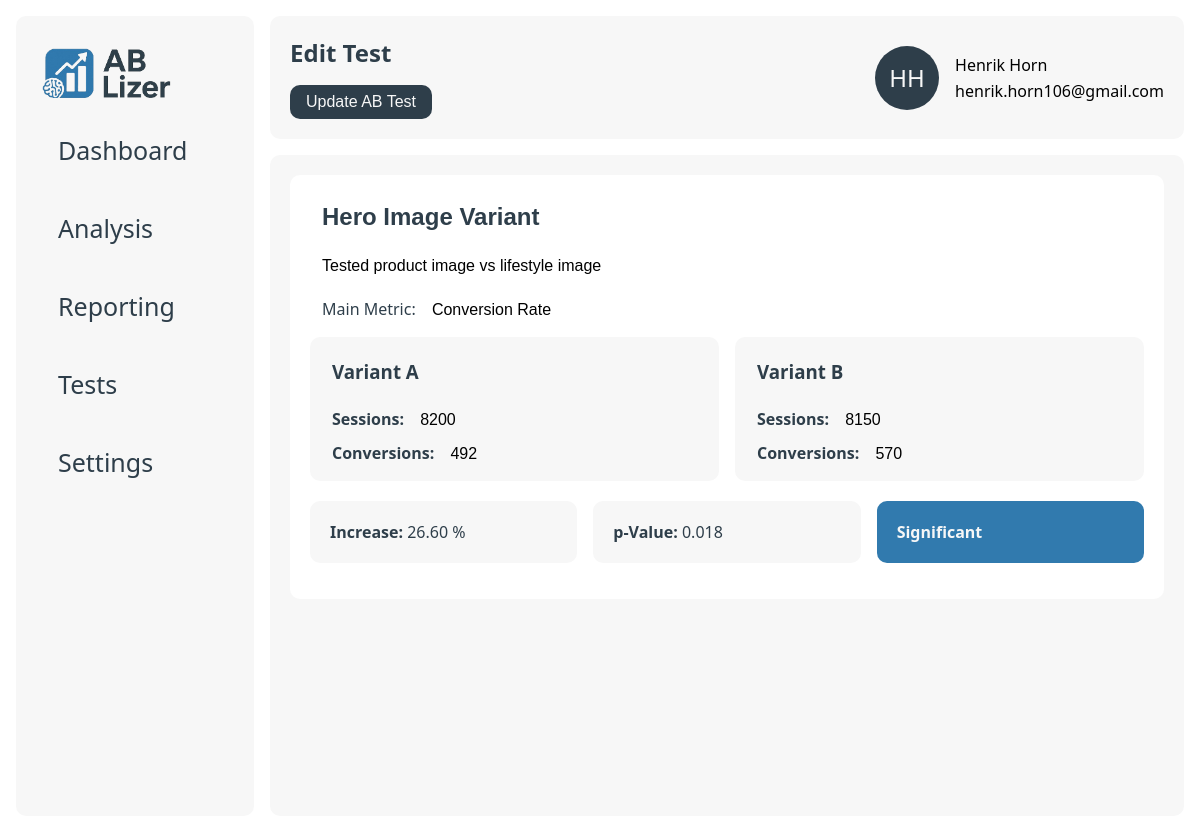
Before: /detailed/1/2 with the older database file.
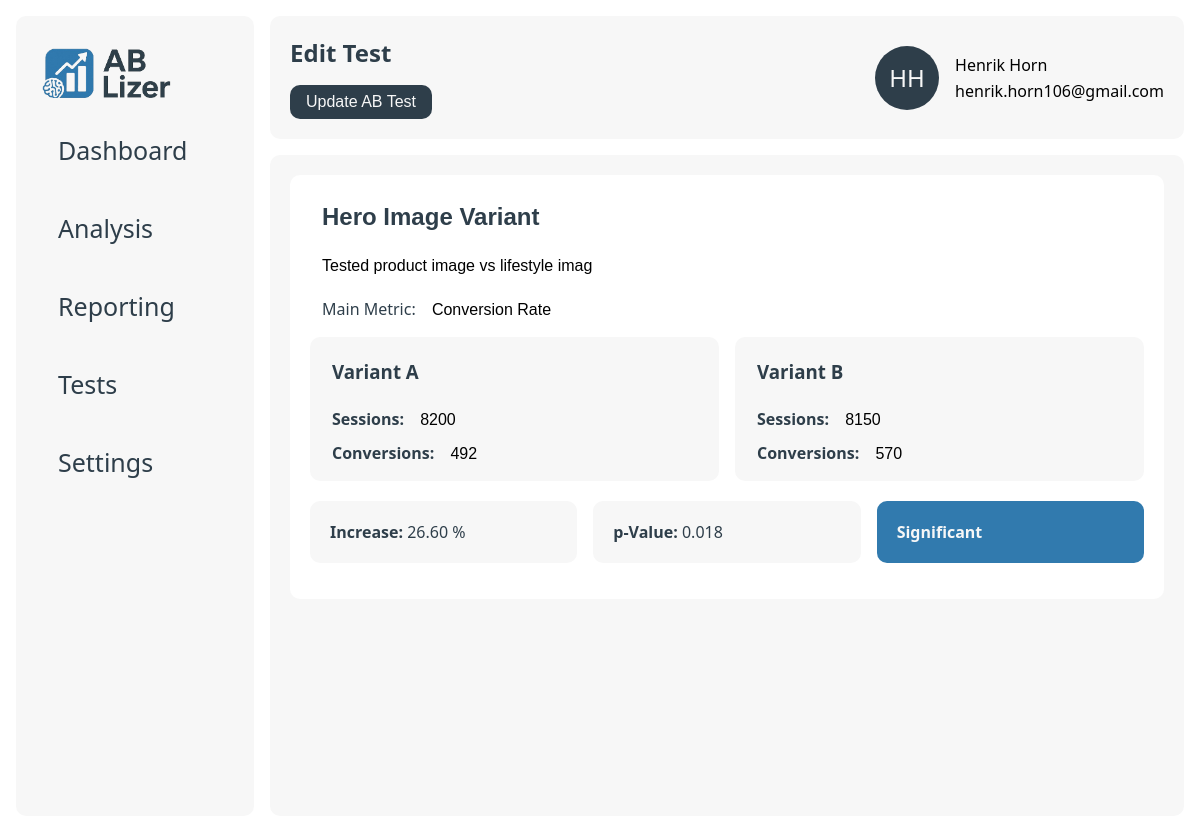
After: the same page with the newer database file.
### data/models.py (models this page shows)
class users(db.Model):
    __tablename__ = 'users'
    id = db.Column(db.Integer, primary_key=True)
    company_id = db.Column(db.Integer, db.ForeignKey('companies.id'), nullable=False)
    name = db.Column(db.String(255), nullable=False)
    email = db.Column(db.String(255), nullable=False)

class ab_tests(db.Model):
    __tablename__ = 'ab_tests'
    id = db.Column(db.Integer, primary_key=True)
    company_id = db.Column(db.Integer, db.ForeignKey('companies.id'), nullable=False)
    name = db.Column(db.String(255), nullable=False)
    description = db.Column(db.Text, nullable=False)
    metric = db.Column(db.String(255), nullable=False)
    created_at = db.Column(db.DateTime, nullable=False)
    __repr__ = lambda self: f'<Ab_Test {self.id}>'
    __str__ = lambda self: f'{self.id}'

class variants(db.Model):
    __tablename__ = 'variants'
    id = db.Column(db.Integer, primary_key=True)
    test_id = db.Column(db.Integer, db.ForeignKey('ab_tests.id'), nullable=False)
    name = db.Column(db.String(255), nullable=False)
    impressions = db.Column(db.Integer, nullable=False)
    conversions = db.Column(db.Integer, nullable=False)
    conversion_rate = db.Column(db.Float, nullable=False)
    __repr__ = lambda self: f'<Variant {self.id}>'
    __str__ = lambda self: f'{self.id}'

class reports(db.Model):
    __tablename__ = 'reports'
    id = db.Column(db.Integer, primary_key=True)
    test_id = db.Column(db.Integer, db.ForeignKey('ab_tests.id'), nullable=False)
    p_value = db.Column(db.Float, nullable=False)
    summary = db.Column(db.Text, nullable=False)
    significance = db.Column(db.Boolean, nullable=False)
    ai_recommendation = db.Column(db.Text, nullable=False)
    created_at = db.Column(db.DateTime, nullable=False, default=db.func.now())
    __repr__ = lambda self: f'<Report {self.id}>'
    __str__ = lambda self: f'{self.id}'

### app.py (the view)
@app.route("/detailed/<int:user_id>/<int:test_id>")
def detailed_test_page(user_id, test_id):
    user = db_manager.get_user(user_id)
    test = db_manager.get_test(test_id)
    variants = db_manager.get_variants(test_id)
    report = db_manager.get_report(test_id)
    return render_template("detail.html", user=user, test=test, variants=variants, report=report)

### app.py (called while the page is built)
@app.template_filter('initials')
def get_initials(name):
    if not name:
        return ''
    parts = name.strip().split()
    print(parts)
    if len(parts) >= 2:
        return (parts[0][0] + parts[1][0]).upper()
    elif len(parts) == 1:
        return parts[0][:2].upper()
    return ''

### data/db_manager.py (called while the page is built)
    def get_test(self, test_id):
        return ab_tests.query.filter_by(id=test_id).first()

    def get_variants(self, test_id):
        return variants.query.filter_by(test_id=test_id).all()

    def get_report(self, test_id):
        return reports.query.filter_by(test_id=test_id).first()

    def get_user(self, user_id):
        return users.query.filter_by(id=user_id).first()

### templates/detail.html (shortened to what this page needs)
{% extends "base.html" %}
{% block page_title %}Edit Test{% endblock %}
{% block page_button %}
    <button form="edit-form" class="btn" type="submit">Update AB Test</button>{% endblock %}
{% block content %}
    <div class="card big">
        <form class="details-form" id="edit-form" method="post" action="">
            <input type="text" class="details-head" name="name" value="{{ test.name }}">
            <input type="text" name="description" value="{{ test.description }}">
            <div class="details-form-group">
                <label for="metric">Main Metric:</label>
                <input class="details-item" type="text" id="metric" name="metric" value="{{ test.metric }}">
            </div>
            {% if variants != [] %}
                <div class="column-grid-2">
                    {% for variant in variants %}
                        <div class="test-card">
                            <h3 class="details-name">{{ variant.name }}</h3>
                            <div class="details-form-group">
                                <label for="sessions_{{ loop.index }}"><strong>Sessions:</strong></label>
                                <input class="details-item" type="text" id="sessions_{{ loop.index }}" name="sessions[]"
                                       value="{{ variant.impressions }}">
                            </div>
                            <div class="details-form-group">
                                <label for="conversions_{{ loop.index }}"><strong>Conversions:</strong></label>
                                <input class="details-item" type="text" id="conversions_{{ loop.index }}"
                                       name="conversions[]" value="{{ variant.conversions }}">
                            </div>
                        </div>
                    {% endfor %}
                </div>
                <div class="column-grid-3">
                    <div class="card secondary">
                        <p><strong>Increase:</strong> 26.60 %</p>
                    </div>
                    <div class="card secondary">
                        <p><strong>p-Value:</strong> {{ report.p_value }}</p>
                    </div>
                    {% if report.significance %}
                        <div class="card accent">
                            <p><strong>Significant</strong></p>
                        </div>
                    {% else %}
                        <div class="card secondary">
                            <p><strong>Not Significant</strong></p>
                        </div>
                    {% endif %}
                </div>
            {% else %}
                <button class="btn" id="addVariantBtn">Add Variants</button>
            {% endif %}
        </form>
    </div>
{% endblock %}

### templates/base.html (shortened to what this page needs)
<!DOCTYPE html>
<html lang="en">
<head>
    <link href="{{ url_for('static', filename='style.css') }}" rel="stylesheet">
</head>
<body>
<div class="main-wrapper">
    <div class="sidenav" id="mySidenav">
        <div class="sidenav-container">
            <a class="logo" href="/"><img src="{{ url_for('static', filename='logo_ab-lizer.png') }}" height="50px"></a>
            <a href="/">
                <div class="tab">Dashboard</div>
            </a>
            <a href="#">
                <div class="tab">Analysis</div>
            </a>
            <a href="#">
                <div class="tab">Reporting</div>
            </a>
            <a href="/tests/{{ user.id }}">
                <div class="tab">Tests</div>
            </a>
            <a href="/settings/{{ user.id }}">
                <div class="tab">Settings</div>
            </a>
        </div>
    </div>
    <div class="wrapper">
        <nav>
            <div class="container navigation">
                <div class="hero">
                    <div>
                        <h1>{% block page_title %}{% endblock %}</h1>
                    </div>
                    <div>
                        {% block page_button %}{% endblock %}
                    </div>
                </div>
                <div class="col-wrapper">
                    <div class="profile">
                        <div class="profile-image">{{ user.name|initials }}</div>
                    </div>
                    <div class="profile-info">
                        <div>
                            {{ user.name }}
                        </div>
                        <div>
                            {{ user.email }}
                        </div>
                    </div>
                </div>
            </div>
        </nav>
        <main class="container">
            {% block content %}{% endblock %}
        </main>
    </div>
</div>
</body>
</html>

### static/style.css (style rules this page uses)
:root { --primary: #2E3E4A; --secondary: #F7F7F7; --accent: #317AAE; --gradient: linear-gradient(180deg, rgba(25, 82, 133, 1) 0%, rgba(49, 122, 174, 1) 100%); --danger: #ef4444; --bg: #ffffff; --radius: 10px; --shadow: 0 2px 8px rgba(30, 41, 59, 0.06); --font-primary: 'Segoe UI', 'Roboto', Arial, sans-serif; }
* { box-sizing: border-box; }
body { font-family: var(--font-primary); background: var(--bg); margin: 0; padding: 0; }
nav { background: var(--bg); }
main { overflow-y: scroll; }
p { color: var(--primary); }
h1, h2, h3, h4, h5, h6, p { margin-top: 0; color: var(--primary); }
a { color: var(--primary); text-decoration: none; }
.hero { display: flex; flex-direction: column; justify-content: center; gap: 16px; }
.main-wrapper { display: flex; padding: 16px; }
.wrapper { width: 100%; height: 100vh; padding-left: 16px; align-self: stretch; gap: 16px; display: flex; flex-direction: column; }
.container { padding: 20px 20px; background: var(--secondary); border-radius: var(--radius); height: 100%; }
.container.navigation, h1 { margin-bottom: 0; display: flex; justify-content: space-between; align-items: center; }
.logo { font-size: 1.5rem; font-weight: bold; text-decoration: none; }
.profile-image { display: flex; align-items: center; justify-content: center; border-radius: 50%; background-color: var(--primary); padding: 2px; width: 64px; height: 64px; font-size: 24px; color: var(--secondary); }
.profile-info { display: flex; flex-direction: column; gap: 4px; justify-content: center; }
button { padding: 8px 16px; border: none; border-radius: var(--radius); font-size: 1rem; cursor: pointer; background: var(--primary); color: var(--secondary); }
input[type="text"] { padding: 8px 12px; border: 1px solid var(--border); border-radius: var(--radius); font-size: 1rem; margin-right: 8px; width: 100%; }
.sidenav { width: 300px; background-color: var(--bg); position: static; height: 100vh; overflow-x: hidden; }
.sidenav a { color: var(--primary); text-decoration: none; font-size: 25px; display: block; }
.sidenav .tab { padding: 16px 16px; color: var(--primary); text-decoration: none; font-size: 25px; display: block; transition: 0.3s; border-radius: var(--radius); }
.sidenav-container { display: flex; flex-direction: column; gap: 12px; background-color: var(--secondary); border-radius: var( --radius); padding: 32px 26px; height: 100%; }
.card { border-radius: var( --radius); padding: 20px; margin-bottom: 16px; min-width: 200px; background-color: var(--bg); }
.secondary { background: var(--secondary); }
.secondary p { margin-bottom: 0; }
.accent { background: var(--accent); }
.accent p { color: var(--secondary); margin-bottom: 0; }
.card.big { width: 100%; }
.col-wrapper { display: flex; gap: 16px; flex-wrap: wrap; flex-grow: 0; flex-direction: row; }
.column-grid-2 { display: grid; grid-template-columns: repeat(2, 1fr); gap: 16px; }
.column-grid-3 { display: grid; grid-template-columns: repeat(3, 1fr); gap: 16px; }
.test-card { min-width: 250px; border-radius: var( --radius); padding: 10px; margin-bottom: 10px; background-color: var(--secondary); }
.details-form { display: flex; flex-direction: column; gap: 10px; }
.details-head[type="text"] { font-size: 24px; font-weight: bold; color: var(--primary); background-color: unset; }
.details-item[type="text"] { width: unset; background-color: unset; }
.details-form-group { margin-left: 12px; color: var(--primary); }
.details-name { margin-left: 12px; margin-top: 12px; }

Changed rows visible on the page:
changed ab_tests "Hero Image Variant": description "Tested product image vs lifestyle image" → "Tested product image vs lifestyle imag"
